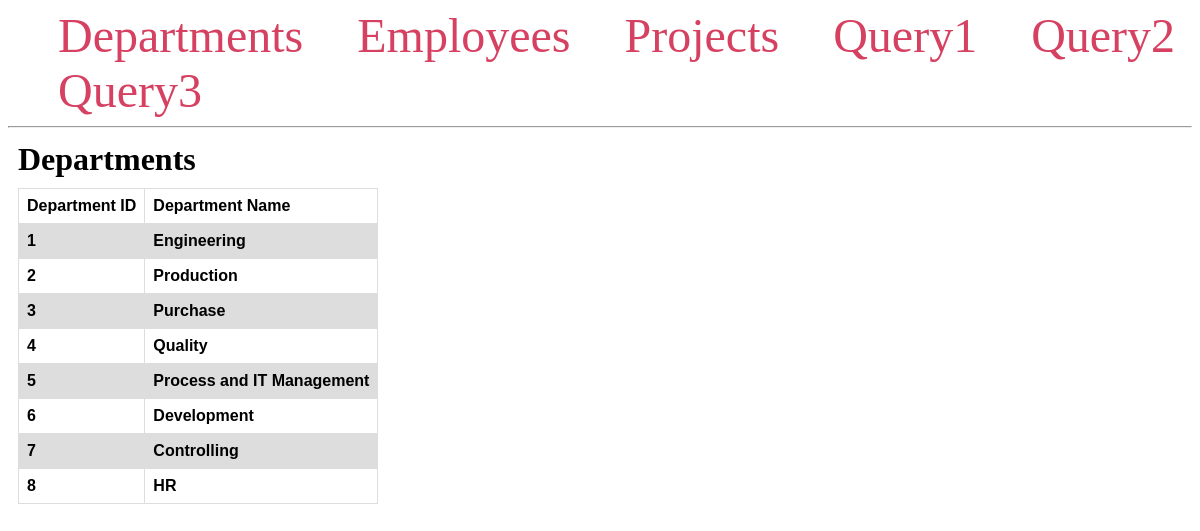
Screenshot of /department with the database file from the repository.
### app.py (models this page shows)
class Department(db.Model):
   id = db.Column (db.Integer, primary_key=True)
   name = db.Column (db.String(60))
   projects = db.relationship('Project', backref='department')
   employees = db.relationship('Employee', backref='department')

### app.py (the view)
@app.route('/department')
def index():
   try:
     dept_all = Department.query.all()
     return render_template('department.html',dept_all=dept_all)
   except Exception as e:
      error_text = "<p>The error:<br>" + str(e) + "</p>"
      hed = '<h1>Something is broken.</h1>'
      return hed + error_text

### templates/department.html
{% extends 'base.html' %}
{% block content %}
    <h1 class="title">{% block title %} Departments {% endblock %}</h1>
    <table class = "content">
        <tr>
        <th>Department ID</th>
        <th>Department Name</th>
    </tr>
        {% for dept in dept_all %}
            <tr>
                <td><b>{{ dept.id }}</b></td>
                <td><b>{{ dept.name }}</b></td>
            </tr>
            {% endfor %}
        </table>
{% endblock %}

### templates/base.html (shortened to what this page needs)
<!DOCTYPE html>
<html lang="en">
<head link rel="icon">
</head>
<body>
    <nav>
        <a href="{{ url_for('department') }}">Departments</a>
        <a href="{{ url_for('employees') }}">Employees</a>
        <a href="{{ url_for('projects') }}">Projects</a>
        <a href="{{ url_for('example') }}">Query1</a>
        <a href="{{ url_for('example1') }}">Query2</a>
        <a href="{{ url_for('example2') }}">Query3</a>
    </nav>
    <hr>
    <div class="content">
        {% block content %}
         {% endblock %}
    </div>
</body>
</html>

### templates/base.html (style rules this page uses)
table { font-family: arial, sans-serif; border-collapse: collapse; width: 100%; }
td, th { border: 1px solid #dddddd; text-align: left; padding: 8px; }
tr:nth-child(even) { background-color: #dddddd; }
.title { margin: 5px; }
.content { margin: 5px; width: 100%; display: flex; flex-direction: row; flex-wrap: wrap; }
nav a { color: #d64161; font-size: 3em; margin-left: 50px; text-decoration: none; }

### rows the page displays
Department: id "1", name "Engineering"
Department: id "2", name "Production"
Department: id "3", name "Purchase"
Department: id "4", name "Quality"
Department: id "5", name "Process and IT Management"
Department: id "6", name "Development"
Department: id "7", name "Controlling"
Department: id "8", name "HR"
